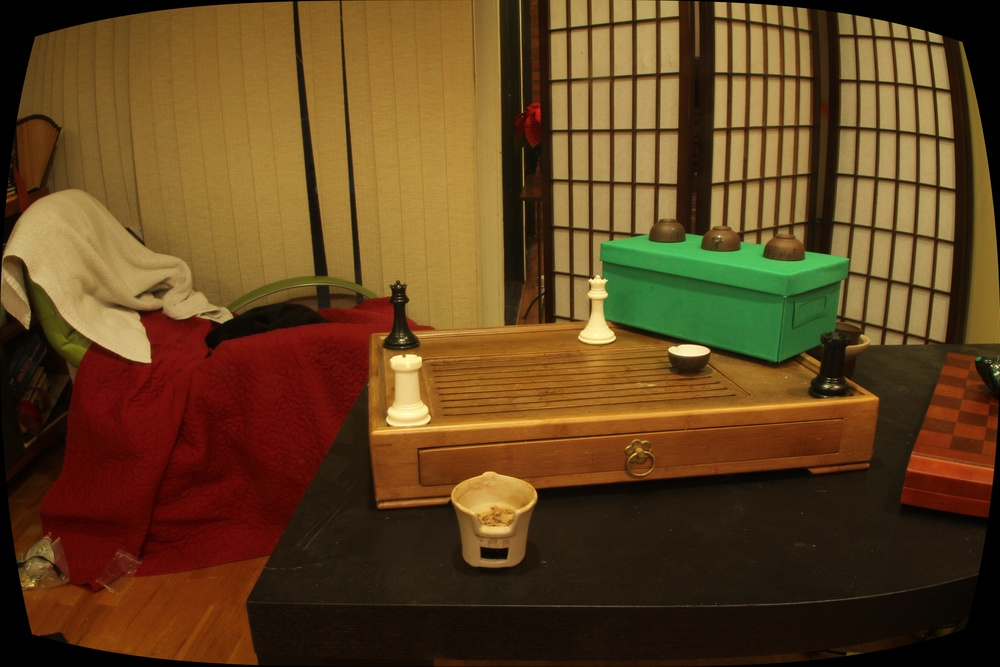
#> input picture ComputeEssentialMatrix/Scene_Undis&Cal_1a.JPG, 1000 x 667 px, shrunk from 5184 x 3456 before the run, given in place of ComputeEssentialMatrix, which was not available
$ python BayerPatternConstruction.py   (Python 2 division)
#> lines starting #> are read from the running program, lines starting #| are printed output that depends on the picture; pictures that were not available may be replaced by others from this repository, and a replacement may not be noted
#Hw2_1 Computer Vision
import numpy as np
import cv2
from matplotlib import pyplot as plt
import os
def aver(i,j,num,raw_image):
    raw_image[i,j,2]=(raw_image[i-1,j,2]+raw_image[i+1,j,2])/2
    raw_image[i,j,0]=(raw_image[i,j-1,0]+raw_image[i,j+1,0])/2
    return
plt.close("all")
Image_URL=raw_input("What is the directory of image?")
#> the answer given: ComputeEssentialMatrix
image=cv2.imread(Image_URL,1)
#> image is the input picture: shape (667, 1000, 3); mean B, G, R 31.4, 67.5, 97.9
image=image.copy()
image = cv2.cvtColor(image,cv2.COLOR_BGR2RGB)
image=np.uint8(image)
# Each row has RGB contributions, the produced color is equal contributions from each RGB.
# To implement the BAYER algo we need to interpolate each color from each pixel separately.
# G, R, G; B, G, B;G, R, G
plt.figure()
plt.subplot(221)
plt.imshow(image, interpolation='none')
plt.show()

cropped_image=image[70:75,170:175]#
print cropped_image
#> (printed output is left out)
plt.subplot(222)
plt.imshow(cropped_image, interpolation='none')
plt.show()
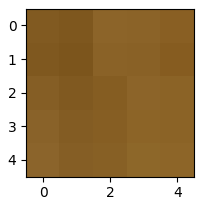
#> figure drawn by matplotlib, 1 panel

#Perform on all pixels not edges or corners
raw_image=np.array(image, dtype='int16')
size=np.shape(raw_image)
#> size = (667, 1000, 3)
M=size[0]
#> M = 667
N=size[1]
#> N = 1000
for j in range(1,N-1):
    for i in range(1,M-1):
        #GRN Pixel
        if j % 2 == 1 and i % 2 == 1:
            raw_image[i,j,2]=(image[i-1,j,2]+image[i+1,j,2])/2.0
            raw_image[i,j,0]=(image[i,j-1,0]+image[i,j+1,0])/2.0
        elif j % 2 == 0 and i % 2 == 0:
            raw_image[i,j,2]=(image[i,j-1,2]+image[i,j+1,2])/2.0
            raw_image[i,j,0]=(image[i-1,j,0]+image[i+1,j,0])/2.0
        #RED Pixel
        elif j % 2 == 1 and i % 2 == 0:
            raw_image[i,j,1]=(image[i-1,j,1]+image[i,j-1,1]+image[i+1,j,1]+image[i,j+1,1])/4.0
            raw_image[i,j,0]=(image[i-1,j-1,0]+image[i-1,j+1,0]+image[i+1,j-1,0]+image[i+1,j+1,0])/4.0
        #BLU Pixel
        elif j % 2 == 0 and i % 2 == 1:
            raw_image[i,j,1]=(image[i-1,j,1]+image[i,j-1,1]+image[i+1,j,1]+image[i,j+1,1])/4.0
            raw_image[i,j,2]=(image[i-1,j-1,2]+image[i-1,j+1,2]+image[i+1,j-1,2]+image[i+1,j+1,2])/4.0
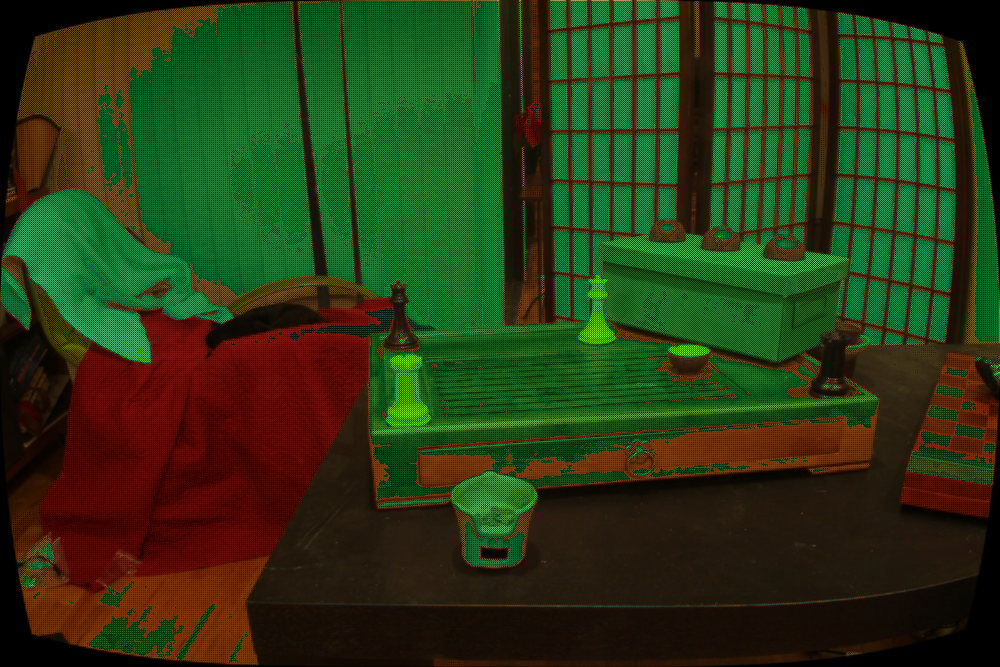
#> raw_image: shape (667, 1000, 3) int16; mean R, G, B 57.4, 46.5, 28.6
plt.subplot(223)
plt.imshow(raw_image)
plt.show()

croppedraw_image=raw_image[70:75,170:175] #
print croppedraw_image
#> (printed output is left out)
plt.subplot(224)
plt.imshow(croppedraw_image, interpolation='none')
plt.show()
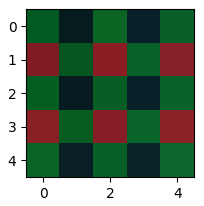
#> figure drawn by matplotlib, 1 panel

Imagedirectory = raw_input("Where do you want the image saved?")
#> the answer given: out.png
os.chdir(Imagedirectory)
plt.figure()
plt.imshow(raw_image)
plt.show()
plt.savefig('bayer_applied.png')

$ run again, on ComputeEssentialMatrix/Scene_Undis&Cal_1b.JPG
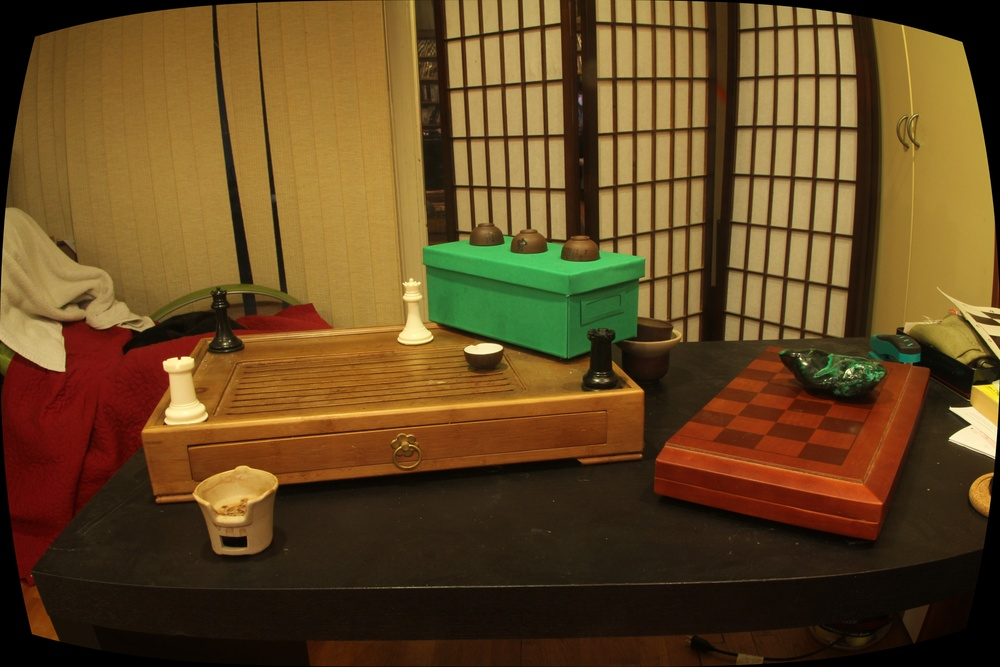
#> input picture ComputeEssentialMatrix/Scene_Undis&Cal_1b.JPG, 1000 x 667 px, shrunk from 5184 x 3456 before the run, given in place of ComputeEssentialMatrix, which was not available
#> image is the input picture: shape (667, 1000, 3); mean B, G, R 34.2, 73.1, 101.2
#> (printed output is left out)
#> after the loop `for j in range(1,N-1):`:
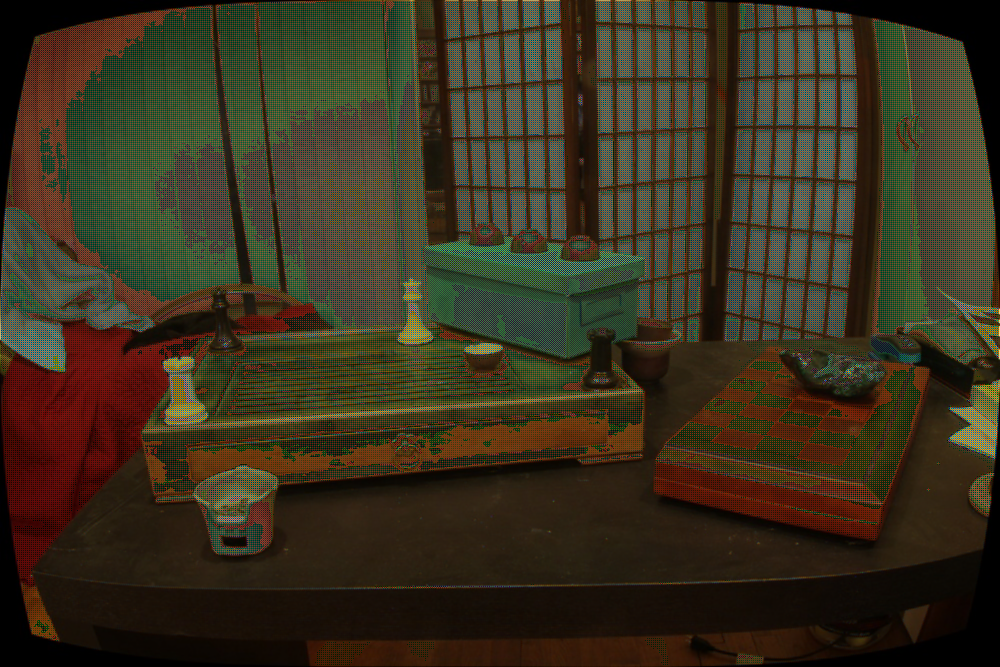
#> raw_image: shape (667, 1000, 3) int16; mean R, G, B 57.4, 49.9, 31.2
#> (printed output is left out)
#> `plt.show()`:
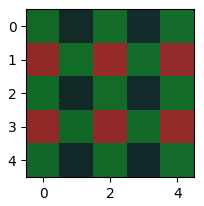
#> figure drawn by matplotlib, 1 panel

$ run again, on ComputeEssentialMatrix/Scene_Undis&Cal_1c.JPG
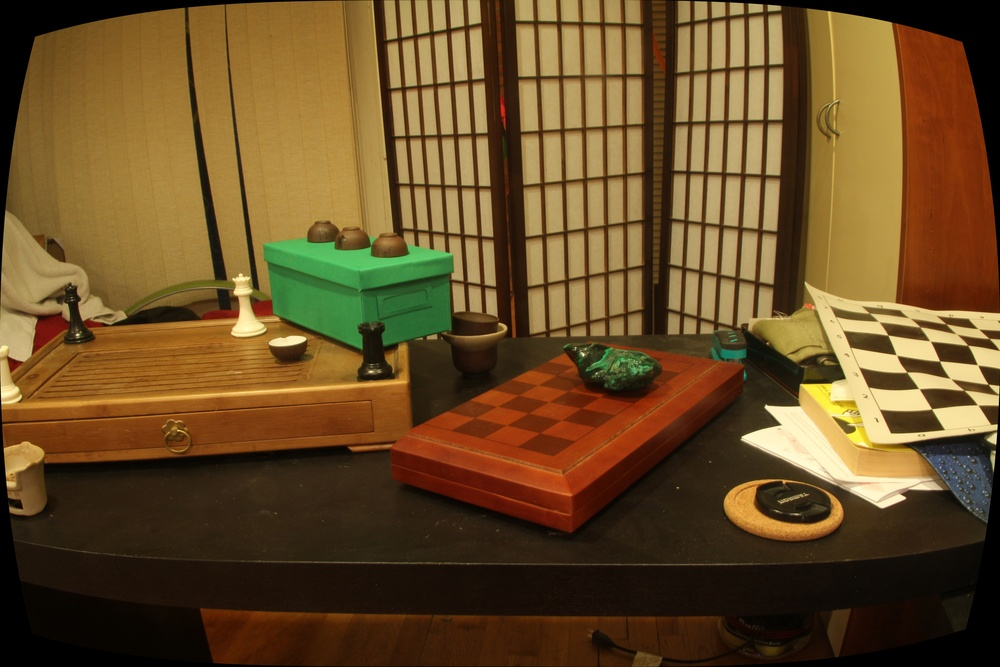
#> input picture ComputeEssentialMatrix/Scene_Undis&Cal_1c.JPG, 1000 x 667 px, shrunk from 5184 x 3456 before the run, given in place of ComputeEssentialMatrix, which was not available
#> image is the input picture: shape (667, 1000, 3); mean B, G, R 38.1, 76.7, 104.3
#> (printed output is left out)
#> after the loop `for j in range(1,N-1):`:
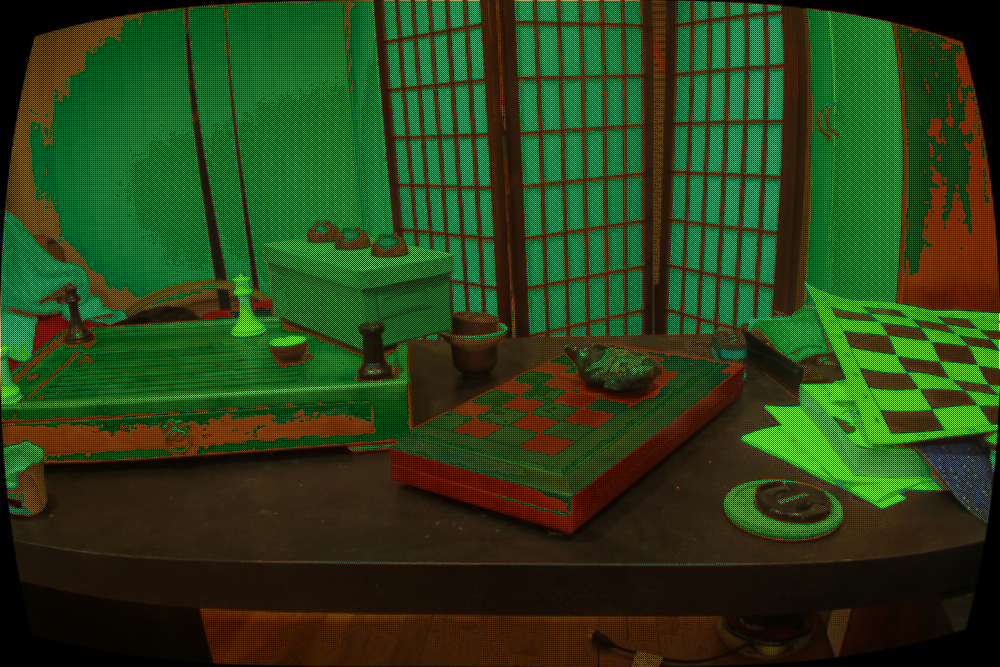
#> raw_image: shape (667, 1000, 3) int16; mean R, G, B 59.5, 52.8, 32.1
#> (printed output is left out)
#> `plt.show()`:
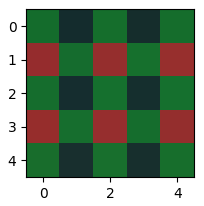
#> figure drawn by matplotlib, 1 panel
